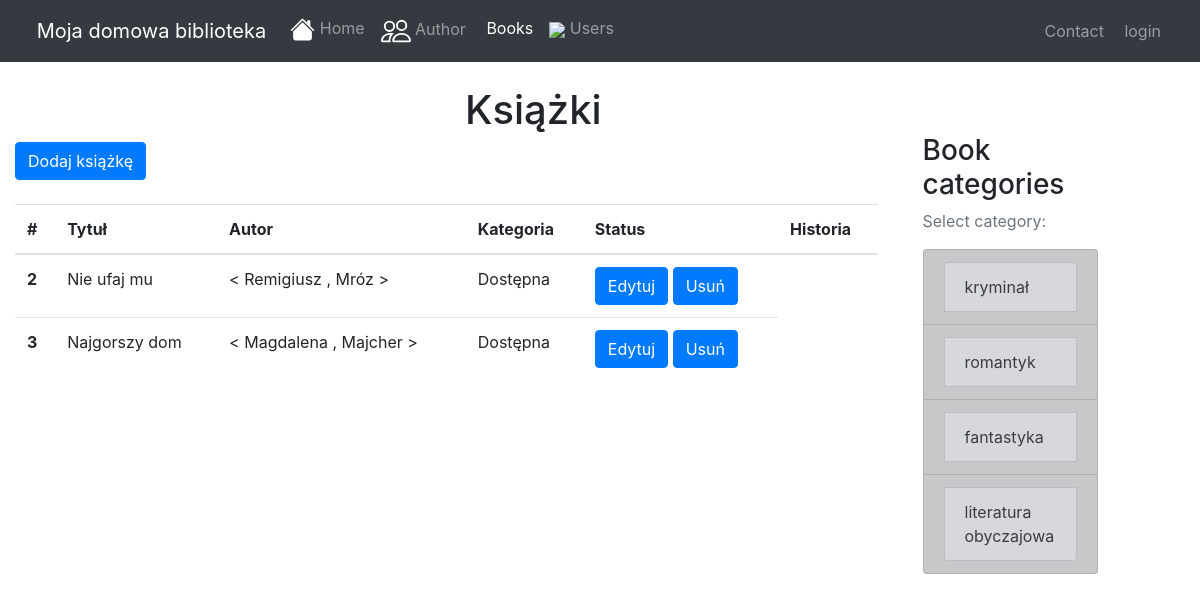
/books/, run on an earlier commit of the app's database.
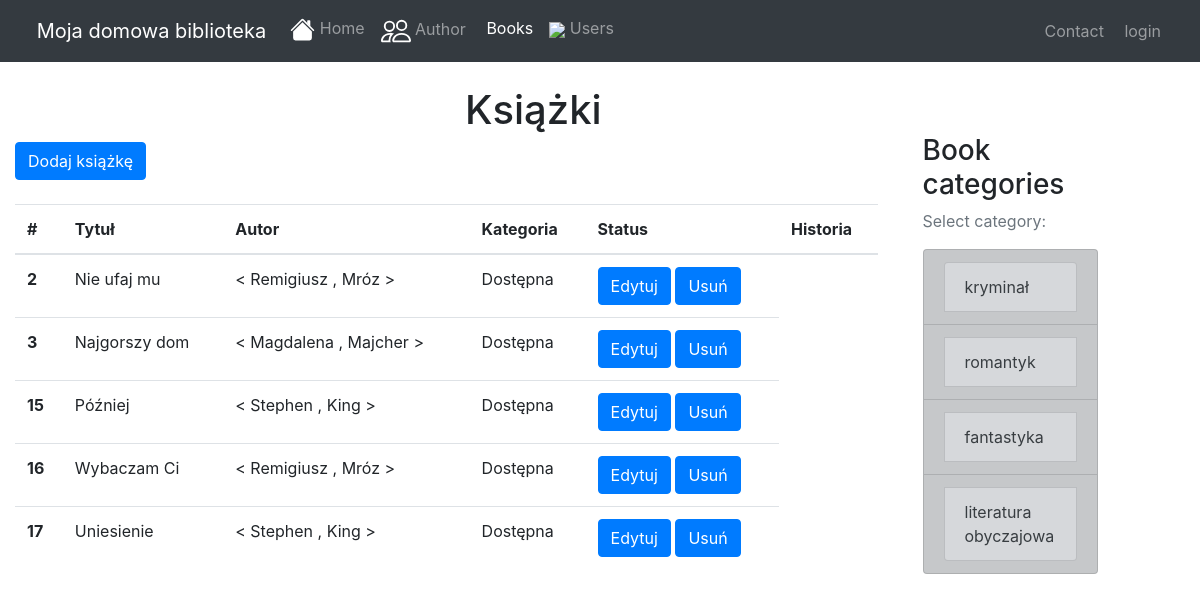
And on a later commit of the database.
### books/models.py (models this page shows, shortened)
class Book(models.Model):
    STATUS = (
        ('D', 'Dostępna'),
        ('N', 'Niedostępna'),
    )
    name = models.CharField(max_length=100, verbose_name='Tytuł')
    status = models.CharField(max_length=1, choices=STATUS, default='D', verbose_name='Status')
    authors = models.ManyToManyField('Author', through='Authored', verbose_name='Autor')
    category = models.ForeignKey(Category, on_delete=models.PROTECT, null=True, blank=True)
    image = models.ImageField(default='default_book.png', upload_to='books_pics')
    last_rating = models.IntegerField(default=0)
    comment = models.CharField(max_length=200, null=True, blank=True, verbose_name='Komentarz')

class Author(models.Model):
    first_name = models.CharField(max_length=100, verbose_name='Imię')
    last_name = models.CharField(max_length=100, verbose_name='Nazwisko')
    birth_date = models.DateField(verbose_name='Data urodzenia')
    active = models.BooleanField(default=True)

class Category(models.Model):
    category = models.CharField(max_length=50)
    def __str__(self):
        return self.category
    class Meta:
        verbose_name_plural = "Categories"

### books/views.py (the view)
# urls.py: path('books/', views.BookIndex.as_view(), name='book_index'),
class BookIndex(TemplateView):
    template_name = 'book/index.html'
    def get_context_data(self, **kwargs):
        context = super().get_context_data(**kwargs)
        context['books'] = models.Book.objects.all()
        context['active_book'] = 'active'
        return context

### books/context_processors.py (called while the page is built)
def categories(request):
    return {
        'categories': Category.objects.all()
    }

### books/templates/book/index.html (shortened to what this page needs)
{% extends "layout/base.html" %}
{% block content %}
<div class="container">
    <div class="row">
        <div class="col ms-auto"><br>
            <h1 style="margin-left: 450px">Książki</h1>
            <a class="btn btn-primary" href="{% url 'book_create' %}" role="button"> Dodaj książkę</a><br>
            <br/>
        </div>
    </div>
    <div class="row">
        <div class="col ms-auto">
            <table class="table">
              <thead>
                <tr>
                  <th scope="col">#</th>
                  <th scope="col">Tytuł</th>
                  <th scope="col">Autor</th>
                  <th scope="col">Kategoria</th>
                  <th scope="col">Status</th>
                  <th scope="col">Historia</th>
                </tr>
              </thead>
              <tbody>
                {% for book in books %}
                <tr>
                  <th scope="row">{{ book.id }}</th>
                  <td>{{ book.name }}</td>
                  <td>
                      {% for author in book.authors.all %}
                        < {{ author.first_name }} , {{ author.last_name }} >
                      {% endfor %}
                  </td>
                  {% if book.status == "D" %}
                  <td>Dostępna</td>
                  {% endif %}
                  <td>
                      <a class="btn btn-primary" href="{% url 'book_update' book.id %}"> Edytuj</a>
                      <a class="btn btn-primary" href="{% url 'book_delete' book.id %}">Usuń</a>
                  </td>
                </tr>
                {% endfor %}
              </tbody>
            </table>
        </div>
    </div>
</div>
{% endblock %}

### books/templates/layout/base.html (shortened to what this page needs)
{% load bootstrap4 %}
{% load static %}
<!DOCTYPE html>
<html lang="en">
  <head>
    {% bootstrap_css %}
</head>
  <body>
    <nav class="navbar navbar-expand-lg navbar-dark bg-dark static-top">
      <div class="container-fluid">
        <a class="navbar-brand" href="{% url 'index' %}"><img style="height:1.4em;" src="{% static 'books/icons/regal.png' %}"
          alt=""> Moja domowa biblioteka</a>
        <div class="collapse navbar-collapse" id="navbarText">
          <ul class="navbar-nav me-auto mb-2 mb-lg-0">
            <li class="nav-item">
              <a class="nav-link {{active_index}}" aria-current="page" href="{% url 'index' %}"> Home</a>
            </li>
            <li class="nav-item">
              <a class="nav-link {{active_author}}" href="{% url 'author_index' %}"> Author</a>
            </li>
            <li class="nav-item">
              <a class="nav-link {{active_book}}" href="{% url 'book_index' %}"><img src="{% static 'books/icons/book.png' %}" alt=""> Books</a>
            </li>
            <li class="nav-item">
              <a class="nav-link {{active_user}}" href="{% url 'user_index' %}"><img src="{% static 'books/icons/profile.png' %}"> Users</a>
            </li>
          </ul>
        </div>
        <div class="navbar-nav">
            <li class="nav-item">
              <a class="nav-item nav-link" href="{% url 'contact' %}"><img src="{% static 'books/icons/message.png' %}" alt=""> Contact</a>
            </li>
            {% if user.is_authenticated %}
            <p class="nav-link"> {{ user.username }} | <a href="{% url 'logout' %}"> <img src="{% static 'books/icons/logout.png' %}" alt=""> logout</a></p>
            {% else %}
            <a class="nav-link" href="{% url 'login' %}"><img src="{% static 'books/icons/login.png' %}" alt=""> login</a>
            {% endif %}
        </div>
        </div>
    </nav>
      <div class="row">
          <div class="col-md-9">
              {% block content %}{% endblock %}
          </div>
          <div class="col-md-2">
              <div class="content-section"><br><br><br>
                  <h3>Book categories</h3>
                  <p class='text-muted'>Select category:
                    <ul class="list-group">
                      {% for category in categories %}
                      <a href="{% url 'category' pk=category.pk %}" class="list-group-item list-group-item-action list-group-item-dark">
                      <li class="list-group-item list-group-item-secondary"> {{ category }} </li>
                      </a>
                      {% endfor %}
                    </ul>
                  </p>
              </div>
          </div>
      </div>
  </body>
</html>

What changed in the data, as far as the page shows it:
added Book: id "15", name "Później", status "Dostępna"
added Author: first_name "Stephen", last_name "King"
added Book: id "16", name "Wybaczam Ci", status "Dostępna", Author (first_name "Remigiusz", last_name "Mróz")
added Book: id "17", name "Uniesienie", status "Dostępna"
